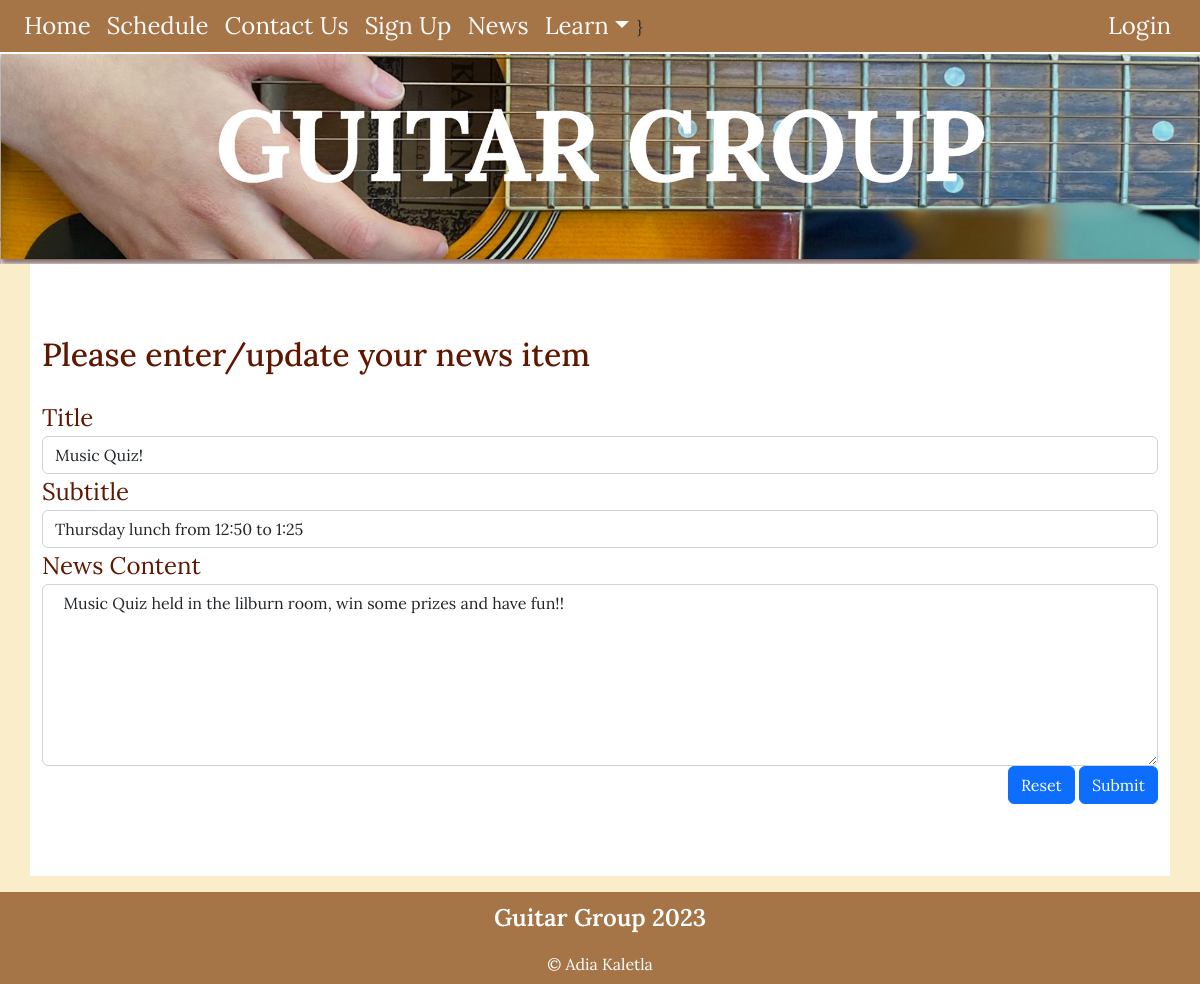
The page /news_cud?id=2&task=update on the database as committed earlier.
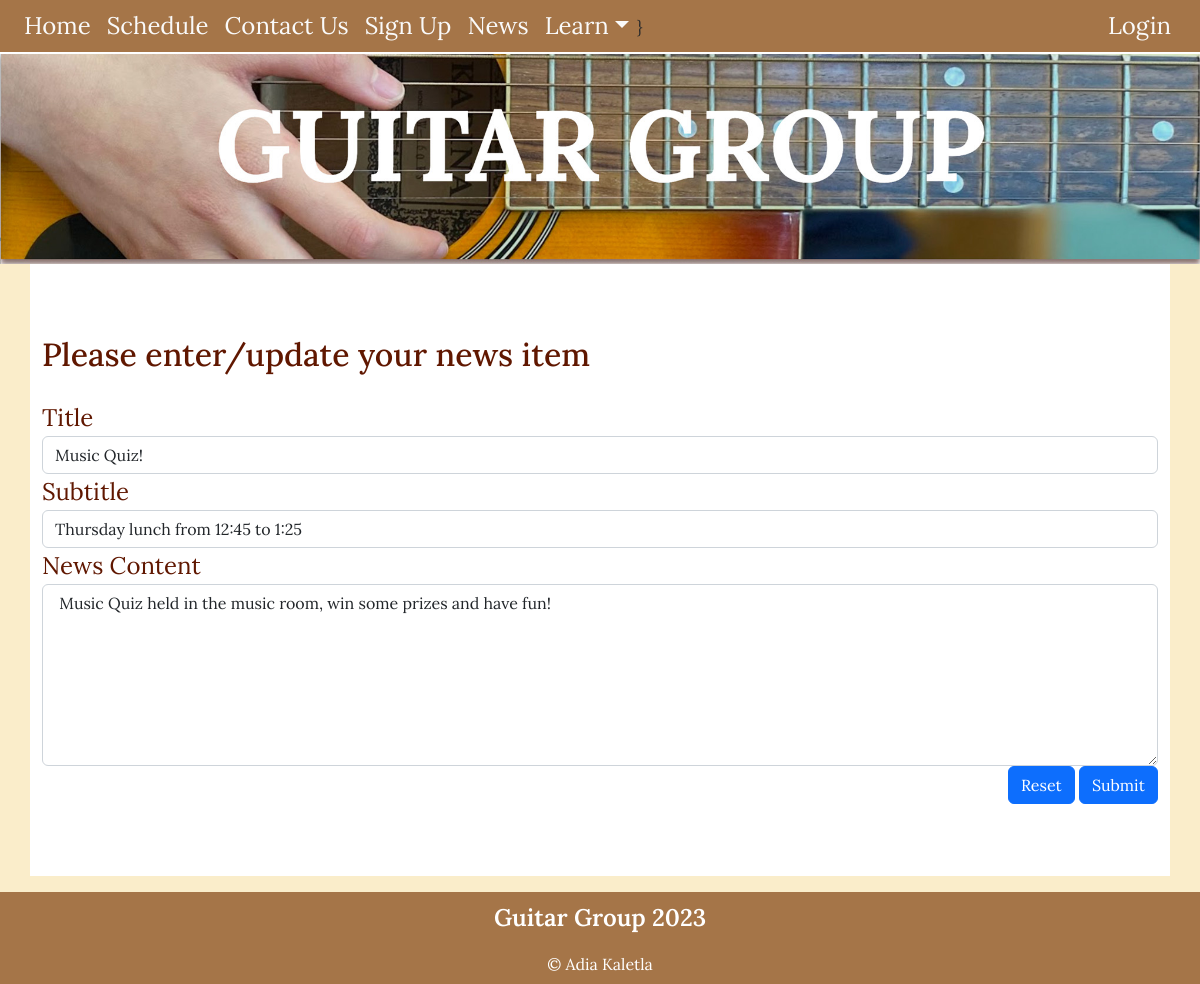
The same page on the database as committed later.
### tables this page shows
CREATE TABLE news(
    news_id integer primary key autoincrement not null,
    title text not null unique,
    subtitle text not null unique,
    content text not null unique,
    newsdate date not null,
    member_id integer,
    foreign key(member_id) references member(member_id)
);

### server.py (the view, shortened to what this page needs)
@app.route('/news_cud', methods=['GET', 'POST'])
def news_cud():
    data = request.args
    required_keys = ['id', 'task']
    for k in required_keys:
        if k not in data.keys():
            message = "Do not know what to do with create read update on news (key not present)"
            return render_template('error.html', message=message)
    if request.method == "GET":
        if data['task'] == 'delete':
            sql = "delete from news where news_id = ?"
            values_tuple = (data['id'],)
            result = run_commit_query(sql, values_tuple, db_path)
            return redirect(url_for('news'))
        elif data['task'] == 'update':
            sql = """ select title, subtitle, content from news where news_id=?"""
            values_tuple = (data['id'],)
            result = run_search_query_tuples(sql, values_tuple, db_path, True)
            result = result[0]
            return render_template("news_cud.html",
                                   **result,
                                   id=data['id'],
                                   task=data['task'])
        else:
            message = "Unrecognised task coming from news page"
            return render_template('error.html', message=message)
    return render_template("news_cud.html")

### db_functions.py (called while the page is built)
def run_search_query_tuples(sql_query, values_tuple, file_path, rowfactory=False):
    result = None
    try:
        db = sqlite3.connect(file_path)
        if rowfactory:
            db.row_factory = sqlite3.Row
        cursor = db.cursor()
        cursor.execute(sql_query,values_tuple)
        result = cursor.fetchall()
        cursor.close()
    except sqlite3.Error as error:
        print("Error running search query tuples: {}".format(error))
        return None
    db.close()
    if result is None:
        print("No search values were found")
    return result

### templates/news_cud.html (shortened to what this page needs)
{% extends "layout.html" %}
{% block banner%}
static/images/mainbanner.jpg
{% endblock %}
{% block content%}
<div class="container-lg py-sm-5 py-1">
  <div class="news p=4 my-4">
    <h2>Please enter/update your news item</h2>
    <form action="{{url_for('news_cud', id=id, task=task)}}" method="POST">
      <div>
        <label for="title" class="form=label">Title</label>
        <input type="text" class="form-control" id="title" name="title" placeholder="" value="{{title}}" required>
      </div>
      <div>
        <label for="subtitle" class="form=label">Subtitle</label>
        <input type="text" class="form-control" id="subtitle" name="subtitle" placeholder="" value="{{subtitle}}" required>
      </div>
      <div>
        <label for="content" class="form=label">News Content</label>
        <textarea class="form-control" id="content" name="content" rows="7" required> {{content}} </textarea>
      </div>
      <div class="text-end">
        <button type="reset" class="btn btn-primary">Reset</button>
        <button type="submit" class="btn btn-primary">Submit</button>
      </div>
    </form>
  </div>
</div>
{% endblock %}

### templates/layout.html (shortened to what this page needs)
<!DOCTYPE html>
<html lang="eng">
<head>
<link href="https://cdn.jsdelivr.net/npm/bootstrap@5.2.3/dist/css/bootstrap.min.css" rel="stylesheet">
<link rel="stylesheet" href="static/styles.css">
</head>
<body>
<div class="container-fluid">
<nav class="navbar navbar-expand-lg px-3 py-0 fixed-top">
    <div class="collapse navbar-collapse" id="collapsibleNavbar">
      <ul class="navbar-nav">
        <li class="nav-item">
          <a class="nav-link" href="{{ url_for('index') }}">Home</a>
        </li>
        <li class="nav-item">
          <a class="nav-link" href="{{ url_for('schedule') }}">Schedule</a>
        </li>
        <li class="nav-item">
          <a class="nav-link" href="{{ url_for('index') }}#contactus">Contact Us</a>
        </li>
        <li class="nav-item">
          <a class="nav-link" href="{{ url_for('signup') }}#signup">Sign Up</a>
        </li>
          <li class="nav-item">
          <a class="nav-link" href="{{ url_for('news') }}">News</a>
        </li>
        <li class="nav-item dropdown">
          <a class="nav-link dropdown-toggle" href="{{ url_for('learn') }}" role="button" data-bs-toggle="dropdown">Learn</a>
        </li>
      </ul>
    {% if session %}
        <div id="logout" class="ms-auto"><a class="nav-link btn btn-outline" href="{{ url_for('login') }}#login"> Logout </a></div>
        <div class="session">  {{session['name']}} is logged in and their authorisation is {{session['auth']}}</div>
    {% else %}}
        <div id="login" class="ms-auto"><a class="nav-link btn btn-outline" href="{{ url_for('login') }}#login"> Login </a></div>
    {% endif %}
    </div>
</nav>
    <div class=banner_adjust>
     <img class="img-fluid" src="{% block banner %}{% endblock %}">
    </div>
    </div>
{% block content %}
{% endblock %}
<footer class="container-fluid footer-content">
        <p> Guitar Group 2023 </p>
        <div>&copy; Adia Kaletla </div>
</footer>
</body>
</html>

### static/styles.css (style rules this page uses)
:root { --dutch-white: rgb(250, 237, 202); --charcol: rgb(54, 70, 82); --chamoisee: rgb(165, 117, 72); --black-bean: rgb(43, 5, 4); --blood-red: rgb(96, 23, 0); }
body { font-family: 'Lora', sans-serif; font-size: 100%; background-color: var(--dutch-white); }
.body-text, label { font-size: 1.5em; text-align: center; color:var(--blood-red); }
.contact-text, label { font-size: 1.5em; text-align: left; font-weight: 400; color:var(--blood-red); }
h2 { font-size: 2em; color:var(--blood-red); text-align: left; font-weight: 500; margin-bottom: 0.8em; }
.container-fluid { border: 0px solid blue; padding: 0; }
.container-lg { background-color:rgb(255,255,255); overflow: auto; }
.banner_adjust { margin-top: 3.2em; }
.navbar { --dutch-white: rgb(250, 237, 202); background-color: var(--chamoisee); border-bottom: 2px solid white; }
.nav-link { font-size: 1.5em; color:rgb(250,250,250); }
.btn-outline { padding: 0 0.5em; }
.footer-content { background-color: var(--chamoisee); text-align: center; padding: 0.5em 0 0.5em 0; color:white; margin-top: 1em; }
.footer-content p:first-child { font-weight: 600; font-size: 1.5em; }

Rows that differ between the two databases and show on the page:
changed news "Music Quiz!": subtitle "Thursday lunch from 12:50 to 1:25" → "Thursday lunch from 12:45 to 1:25"; content "Music Quiz held in the lilburn room, win some prizes and have fun!!" → "Music Quiz held in the music room, win some prizes and have fun!"
